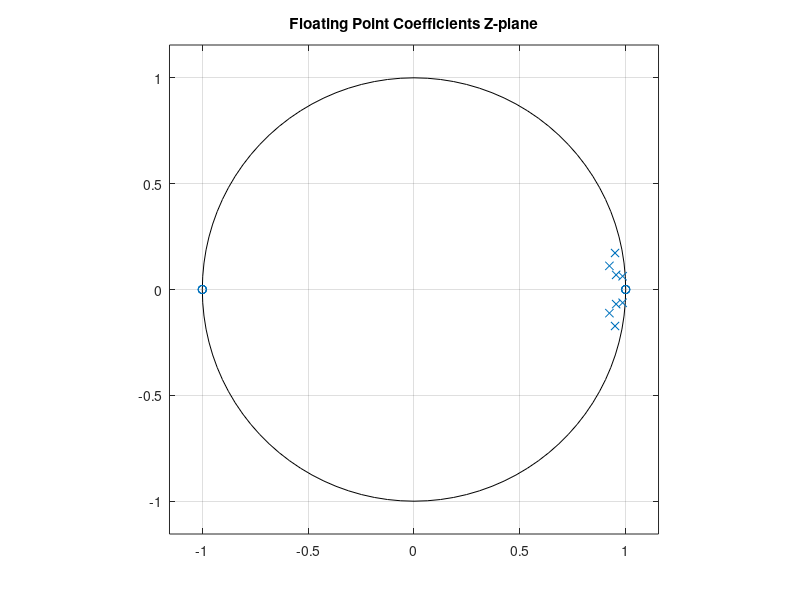
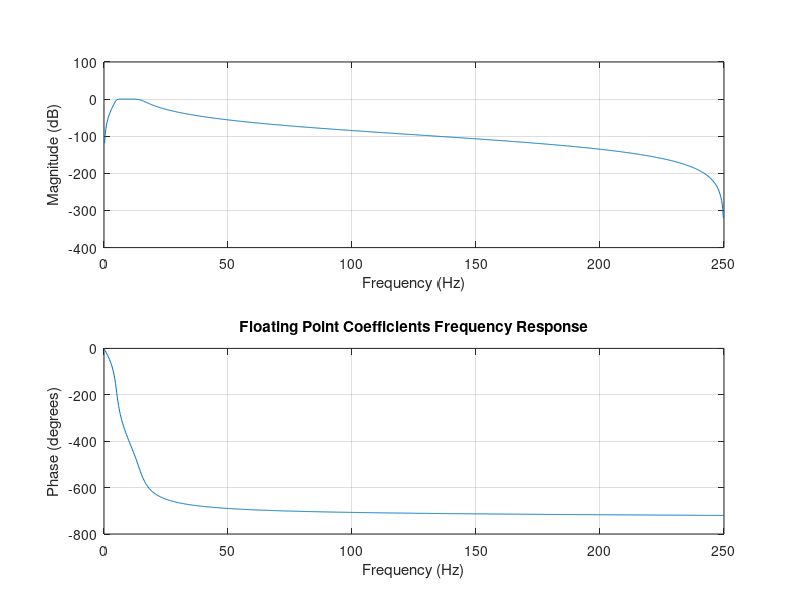
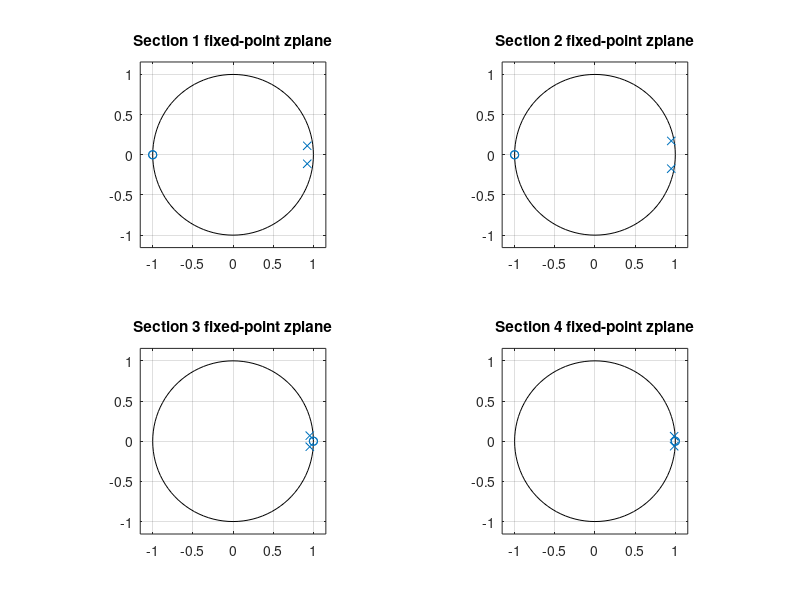
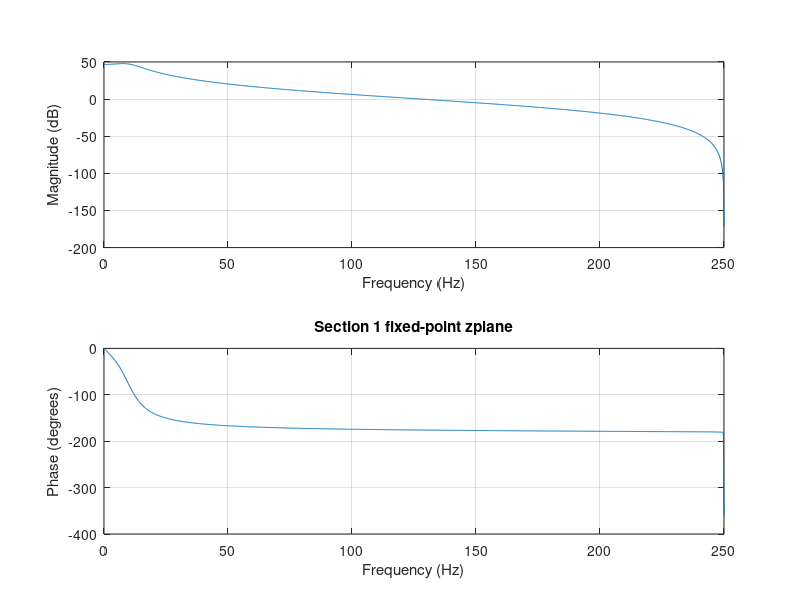

The MATLAB source for these figures, in order: (Note: this script raises an error after producing the figures.)
%% READ ME: SCRIPT DID NOT WORK FOR FPGA COEFF GEN
% In the FPGA simulation, I was having trouble with overflow, reordering
% the sections helped a little, but I was still stuggling with the gain.
% I could not apply overall gain after the last section due to overflow, so
% I tried embedding overall gain in the 1st section. The issue was the
% overall gain is so low, truncation in the verilog code caused my impulse
% response in the FPGA to be zero. Testing with a waveform worked kind of, 
% I got the correct shape, but amplitude was signficantly less than what it
% should have been, again due to small overall gain and fixed-point
% math/truncation in the FPGA code. 

%% Generates fixed-point coefficients for biquads implemented in FPGA. 
% See biquad code: https://github.com/dominic-meads/Vivado-Projects/blob/main/IIR_Direct_form_1_Biquad/iir_DF1_Biquad_AXIS.v
%
% Want to generate Bandpass filter with cuttoffs of 5 Hz and 15 Hz (corner
% frequencies defined in Pan-Thompkins QRS detection algorithm)

close all
clear all
clc

fs = 500;
fc1 = 5;
fc2 = 15;
Wc1 = fc1/(fs/2);
Wc2 = fc2/(fs/2);
[B,A] = butter(4,[Wc1,Wc2]);
filter_stable = isstable(B,A)

%% check zplane and frequency response
figure;
zplane(B,A);
title("Floating Point Coefficients Z-plane");
figure;
freqz(B,A,2^10,fs);
title("Floating Point Coefficients Frequency Response");

%% Generate fixed-point integer coefficients for FPGA
% 
% % Note embedding gain is okay here because FPGA bqiaud strcture is DF1
% % gain is put into first section
% [sos] = tf2sos(B,A);
% 
% % scale 
% sos_scaled = (2^23)*sos;
% 
% % round to integer coefficients
% sos_fixed = fix(sos_scaled)

%% Generate fixed-point integer coefficients for FPGA (dont embed gain)
[sos,g] = tf2sos(B,A)

% scale 
sos_scaled = (2^23)*sos

%% Check stability and frequency response of each section individually
figure;
for i = 1:size(sos_scaled,1)  % iterate for each row in sos matrix
    B_fixed = sos_scaled(i,1:3);
    A_fixed = sos_scaled(i,4:6);
    disp(['Section ', num2str(i), ' is stable?']);
    fixed_filter_stable = isstable(B_fixed,A_fixed)
    subplot(2,2,i);
    zplane(B_fixed,A_fixed);
    title(['Section ', num2str(i), ' fixed-point zplane']);
end 

for i = 1:size(sos_scaled,1)  % iterate for each row in sos matrix
    B_fixed = sos_scaled(i,1:3);
    A_fixed = sos_scaled(i,4:6);
    disp(['Section ', num2str(i), ' is stable?']);
    fixed_filter_stable = isstable(B_fixed,A_fixed)
    figure;
    freqz(B_fixed,A_fixed,2^10,fs);
    title(['Section ', num2str(i), ' fixed-point zplane']);
end 

%% embed gain in section 2
% i looked at all the frequency responses of the sections, and I think it
% is best to order them the following way: sos2(gain embedded) - sos3 -
% sos4 - sos1. These sections wil be cascaded in the FPGA, and this order
% should avoid overflow

sos_fixed_layout = sos_scaled; 
sos_fixed_layout(1,:) = [g*sos_scaled(2,1:3), sos_scaled(2,4:6)];
sos_fixed_layout(2,:) = sos_scaled(3,:);
sos_fixed_layout(3,:) = sos_scaled(4,:);
sos_fixed_layout(4,:) = sos_scaled(1,:);

% round to integer coefficients
sos_fixed = fix(sos_fixed_layout)

%% Check stability and frequency response of each section individually
figure;
for i = 1:size(sos_fixed,1)  % iterate for each row in sos matrix
    B_fixed = sos_fixed(i,1:3);
    A_fixed = sos_fixed(i,4:6);
    disp(['Section ', num2str(i), ' is stable?']);
    fixed_filter_stable = isstable(B_fixed,A_fixed)
    subplot(2,2,i);
    zplane(B_fixed,A_fixed);
    title(['Section ', num2str(i), ' fixed-point zplane']);
end 

for i = 1:size(sos_fixed,1)  % iterate for each row in sos matrix
    B_fixed = sos_fixed(i,1:3);
    A_fixed = sos_fixed(i,4:6);
    disp(['Section ', num2str(i), ' is stable?']);
    fixed_filter_stable = isstable(B_fixed,A_fixed)
    figure;
    freqz(B_fixed,A_fixed,2^10,fs);
    title(['Section ', num2str(i), ' fixed-point zplane']);
end 


%% check frequency response and zplane of fixed-point coefficients

[B_fixed,A_fixed] = sos2tf(sos_fixed);
figure;
zplane(B_fixed,A_fixed);
title('fixed-point zplane');

%% print coefficients to file

sos_table = table();
sos_table.b0 = sos_fixed(:,1);
sos_table.b1 = sos_fixed(:,2);
sos_table.b2 = sos_fixed(:,3);
sos_table.a1 = sos_fixed(:,5);  % omit a0 coefficient
sos_table.a2 = sos_fixed(:,6);

writetable(sos_table, "fixed_point_int_coeff_4th_order_bp.csv");

%% Generate waveform samples to test in Vivado simulation

Ts = 1/fs;
n = 0:349;
t = n*Ts;

% test waveform 10 Hz sinusoid with 60 Hz noise and DC component
x = 1.65 + 1*sin(2*pi*10*t) + 0.2*sin(2*pi*60*t); % add 1.65 V DC offset to simulate coming from unipolar ADC
% filter should elminate DC and 60 Hz (line noise)

figure('Color',[1 1 1]);
h = plot(t,x);
title('x(t) Sampled at fs =  500 Hz');
ylabel('Signal');
xlabel('Time (s)');

% quantize x
Vref = 3.3;
bits = 16; % precision of ADC
xq = (x./Vref)*((2^(bits-1))-1); % verilog signed 16 bit reg holds max value (2^15)-1 
xq_int = cast(xq,"int16");

figure('Color',[1 1 1]);
h = plot(t,xq_int,'.');
hold on;
h = plot(t,xq_int);
title('x(t) Quantized to 16-bit Integer: Sampled at fs = 500 Hz');
ylabel('Signal');
xlabel('Time (s)');

% must put files in xsim directory for vivado
cd 'C:\Users\demea\ECG\SoC\IIR_Bandpass_test\IIR_Bandpass_test\IIR_Bandpass_test.sim\sim_1\behav\xsim';
fid1 = fopen('10Hz_sine_wave_with_60_Hz_noise.txt','w');
fprintf(fid1,"%d\n",xq_int);
fclose(fid1);
fid2 = fopen('Bandpass_impulse_response_output.txt','w'); % create output file for tb
fclose(fid2);
% return to original directory
oldFolder = cd('C:\Users\demea\ECG\SoC\IIR_Bandpass_test\MATLAB scripts');

%% perform the filter
yq = sosfilt(sos_fixed,x);
figure('Color',[1 1 1]);
plot(yq);
title("Expected Filter Output");
xlabel("Sample");
ylabel("Amplitude")

%% expected impulse response of filter
delta = zeros(1,500);
delta(1) = 32767;
hn = sosfilt(sos_fixed,delta);
figure('Color',[1 1 1]);
plot(hn);
title("Expected Impulse Response");

%% get impulse response output of FPGA simulation

% output file in vivado xsim directory
cd 'C:\Users\demea\ECG\SoC\IIR_Bandpass_test\IIR_Bandpass_test\IIR_Bandpass_test.sim\sim_1\behav\xsim';
fid2 = fopen('Bandpass_impulse_response_output.txt','r');
% get the impulse response samples
hn_f = fscanf(fid2,"%d");
fclose(fid2);
% return to original directory
oldFolder = cd('C:\Users\demea\ECG\SoC\IIR_Bandpass_test\MATLAB scripts');

figure('Color',[1 1 1]);
plot(hn_f);
title("Impulse Response out of fixed-point Bandpass filter");

%% take Fourier Transform of impulse response to get frequency response
% magnitude looks great, phase doesnt match up? 

f = linspace(0,fs/2,size(hn_f,1)/2);
H_f = abs(fft(hn_f)); % magnitude of fft
H_f = H_f(1:end/2);   % plot single-sided spectrum
H_f_db = mag2db(H_f);
H_f_db = H_f_db - max(H_f_db); % normalize to maximum
figure('Color',[1 1 1]);
subplot(2,1,1);
plot(f,H_f_db);
grid on;
title("Frequency Response of fixed-point Bandpass filter");
xlabel('Frequency (Hz)');
ylabel('Magnitude (dB)');

% get phase response also (I dont think this is right)
phase = atan2( imag(fft(hn_f)), real(fft(hn_f)) ) * 180/pi;  % phase in degrees
phase = phase(1:end/2);   % plot single-sided phase
subplot(2,1,2);
plot(f,phase);
grid on;
title("Phase Response of fixed-point Bandpass filter");
xlabel('Frequency (Hz)');
ylabel('Phase (degrees)');


